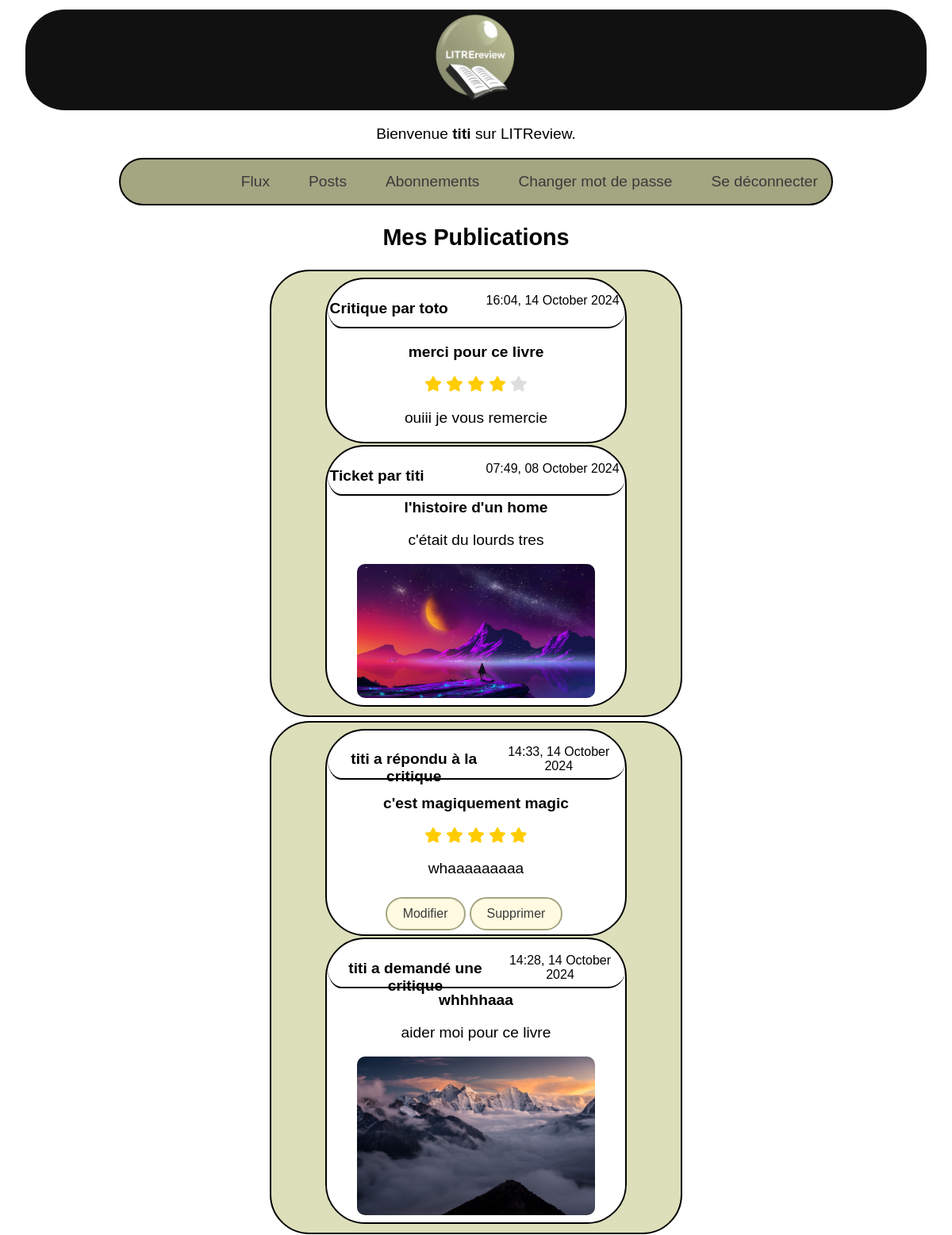
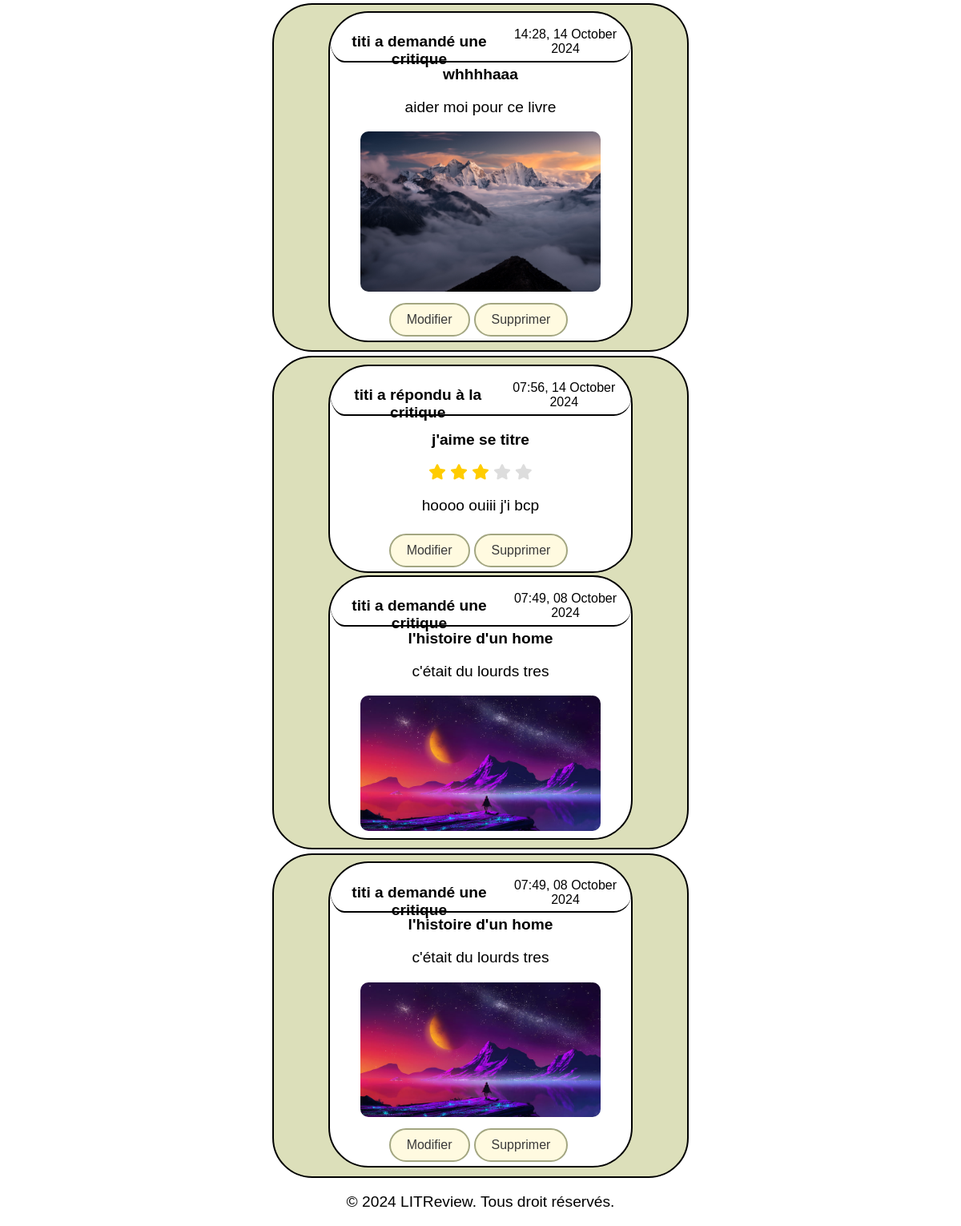
Before: /my-posts/ (signed in) with the older database file (2 pictures, top to bottom).
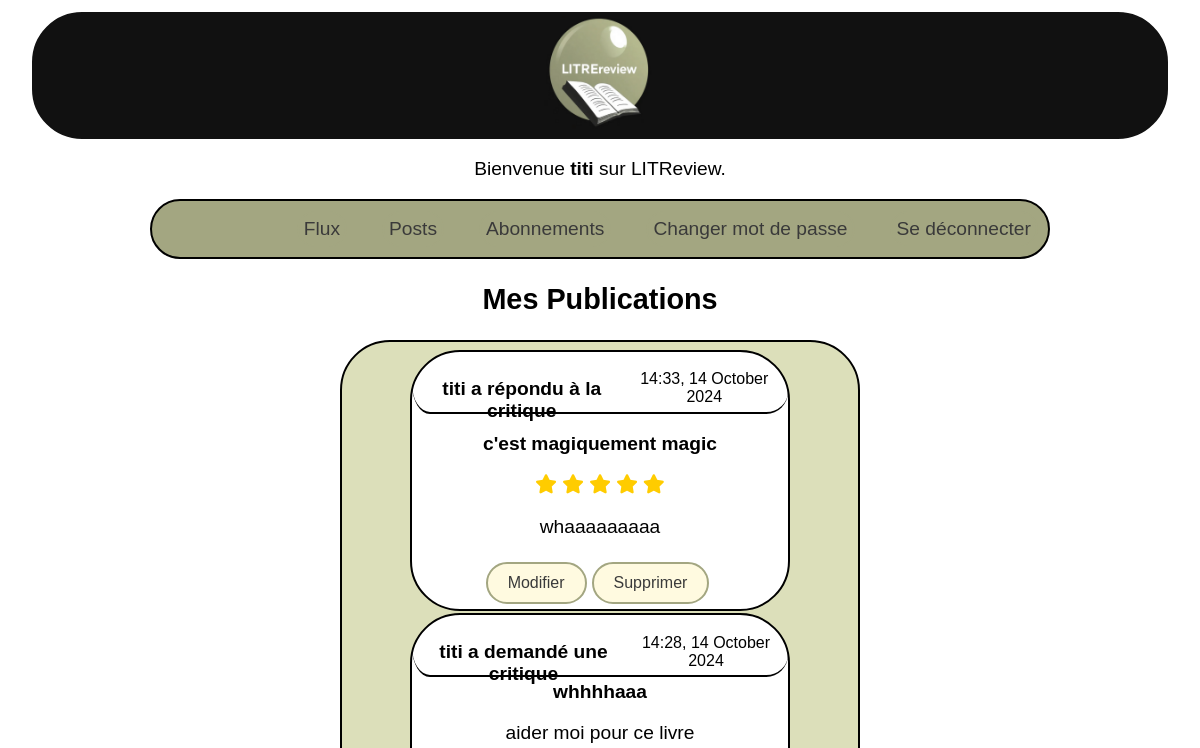
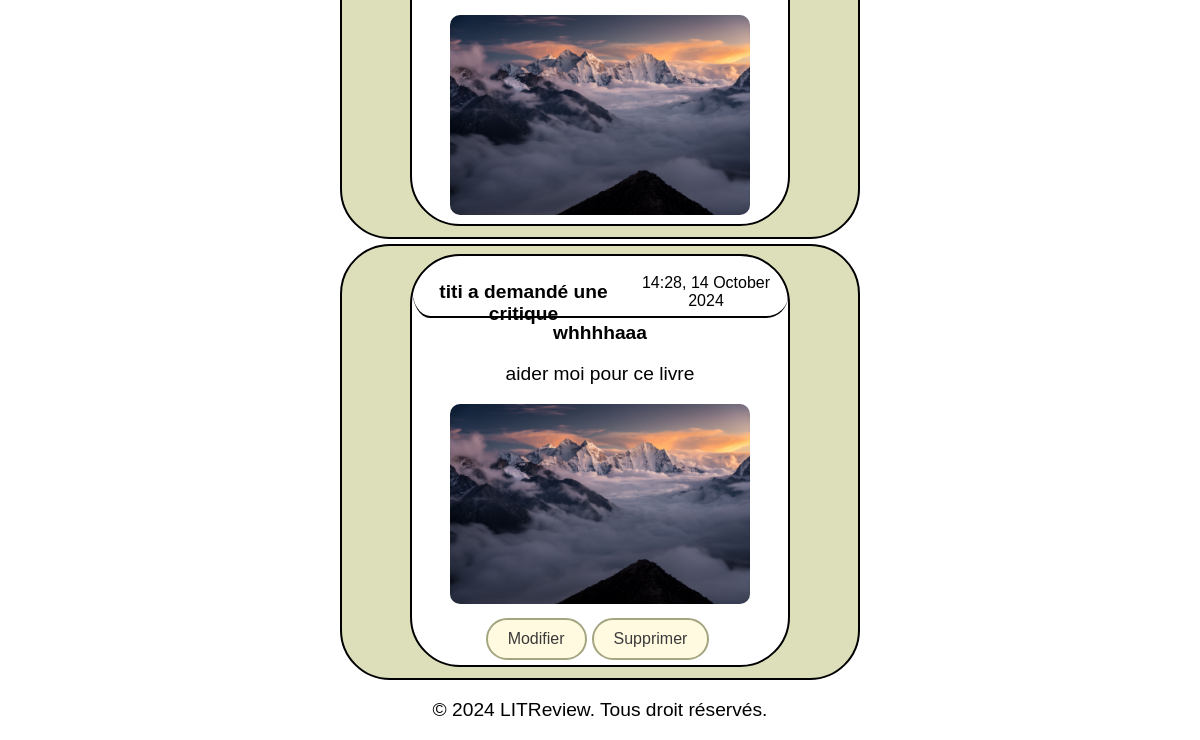
After: the same page with the newer database file (2 pictures, top to bottom).
### LitReview/models.py (models this page shows, shortened)
class Review(models.Model):
    ticket = models.ForeignKey(Ticket, on_delete=models.CASCADE)
    rating = models.PositiveSmallIntegerField(
        validators=[MinValueValidator(0), MaxValueValidator(5)]
    )
    user = models.ForeignKey(
        settings.AUTH_USER_MODEL,
        on_delete=models.CASCADE)
    headline = models.CharField(max_length=128)
    body = models.TextField(max_length=8192, blank=True)
    time_created = models.DateTimeField(auto_now_add=True)

class Ticket(models.Model):
    title = models.CharField(max_length=128)
    description = models.TextField(max_length=2048, blank=True)
    image = models.ImageField(blank=True, null=True)
    user = models.ForeignKey(
        settings.AUTH_USER_MODEL,
        on_delete=models.CASCADE)
    time_created = models.DateTimeField(auto_now_add=True)

### authentication/models.py (models this page shows, shortened)
class User(AbstractBaseUser):
    username = models.CharField(max_length=100, unique=True)
    USERNAME_FIELD = "username"
    REQUIRED_FIELDS = []
    objects = UserManager()

### LitReview/views.py (the view)
# urls.py: path("my-posts/", LitReview.views.my_posts, name="my_posts"),
@login_required
def my_posts(request):
    user = request.user
    blocked_users = BlockUser.objects.filter(user=user).values_list(
        "blocked_user", flat=True
    )
    user_tickets = (
        Ticket.objects.filter(user=user)
        .exclude(user__in=blocked_users)
        .prefetch_related(
            Prefetch(
                'review_set',
                queryset=Review.objects.exclude(user__in=blocked_users),
                to_attr='reviews'
            )
        )
        .order_by('-time_created')
    )
    user_reviews = (
        Review.objects.filter(user=user)
        .exclude(user__in=blocked_users)
        .select_related('ticket')
        .order_by('-time_created')
    )
    reviews_on_user_tickets = (
        Review.objects.filter(ticket__user=user)
        .exclude(user__in=blocked_users)
        .exclude(user=user)  # Exclut les propres critiques de l'utilisateur
        .select_related('ticket', 'user')
        .order_by('-time_created')
    )
    combined_posts = []
    for ticket in user_tickets:
        combined_posts.append({
            'is_ticket': True,
            'ticket': ticket,
            'reviews': ticket.reviews,
            'time_created': ticket.time_created,
        })
    for review in user_reviews:
        combined_posts.append({
            'is_user_review': True,
            'review': review,
            'time_created': review.time_created,
        })
    for review in reviews_on_user_tickets:
        combined_posts.append({
            'is_review_on_user_ticket': True,
            'review': review,
            'time_created': review.time_created,
        })
    combined_posts.sort(key=lambda x: x['time_created'], reverse=True)
    return render(request, 'LitReview/my_posts.html', {
        'combined_posts': combined_posts,
    })

### LitReview/templates/LitReview/my_posts.html (shortened to what the changed rows need)
{% extends 'base.html' %}
{% block content %}
    <h2>Mes Publications</h2>
    {% for item in combined_posts %}
        {% if item.is_ticket %}
            <div class="ticket_and_review">
                <div class="ticket_review">
                    <div class="date_time">
                        <h4>{{ item.ticket.user.username }} a demandé une critique</h4>
                        <p class="time">{{ item.time_created|date:"H:i, d F Y" }}</p>
                    </div>
                    <div class="ask_review">
                        <strong>{{ item.ticket.title }}</strong>
                        <p>{{ item.ticket.description }}</p>
                        {% if item.ticket.image %}
                            <img src="{{ item.ticket.image.url }}" alt="Image du ticket: {{ item.ticket.title }}" style="max-height: 400px; width: auto; max-width: 300px;">
                        {% endif %}
                    </div>
                    <div class="actions">
                        <form action="{% url 'edit_ticket' item.ticket.id %}" method="GET">
                            <button type="submit" class="button_edit">Modifier</button>
                        </form>
                        <form action="{% url 'delete_ticket' item.ticket.id %}" method="POST">
                            <button type="submit" class="button_delete">Supprimer</button>
                        </form>
                    </div>
                </div>
            </div>
        {% elif item.is_user_review %}
            <div class="ticket_and_review">
                <div class="ticket_review">
                    <div class="date_time">
                        <h4>{{ item.review.user.username }} a répondu à la critique</h4>
                        <p class="time">{{ item.time_created|date:"H:i, d F Y" }}</p>
                    </div>
                    <div class="answer_review">
                        <p><strong>{{ item.review.headline }}</strong></p>
                        <div class="star-rating">
                            {% for i in "12345" %}
                                {% if forloop.counter <= item.review.rating %}
                                    <i class="fas fa-star checked" aria-label="Étoile pleine"></i>
                                {% else %}
                                    <i class="fas fa-star" aria-label="Étoile vide"></i>
                                {% endif %}
                            {% endfor %}
                        </div>
                        <p>{{ item.review.body }}</p>
                    </div>
                    <div class="actions">
                        <form action="{% url 'edit_review' item.review.id %}" method="GET">
                            <button type="submit" class="button_edit">Modifier</button>
                        </form>
                        <form action="{% url 'delete_review' item.review.id %}" method="POST">
                            <button type="submit" class="button_delete">Supprimer</button>
                        </form>
                    </div>
                </div>
                <div class="ticket_review">
                    <div class="date_time">
                        <h4>{{ item.review.ticket.user.username }} a demandé une critique</h4>
                        <p class="time">{{ item.review.ticket.time_created|date:"H:i, d F Y" }}</p>
                    </div>
                    <div class="ask_review">
                        <strong>{{ item.review.ticket.title }}</strong>
                        <p>{{ item.review.ticket.description }}</p>
                        {% if item.review.ticket.image %}
                            <img src="{{ item.review.ticket.image.url }}" alt="Image du ticket: {{ item.review.ticket.title }}" style="max-height: 400px; width: auto; max-width: 300px;">
                        {% endif %}
                    </div>
                </div>
            </div>
        {% elif item.is_review_on_user_ticket %}
            <div class="ticket_and_review">
                <div class="ticket_review">
                    <div class="date_time">
                        <h4>Critique par {{ item.review.user.username }}</h4>
                        <p class="time">{{ item.time_created|date:"H:i, d F Y" }}</p>
                    </div>
                    <div class="answer_review">
                        <p><strong>{{ item.review.headline }}</strong></p>
                        <div class="star-rating">
                            {% for i in "12345" %}
                                {% if forloop.counter <= item.review.rating %}
                                    <i class="fas fa-star checked" aria-label="Étoile pleine"></i>
                                {% else %}
                                    <i class="fas fa-star" aria-label="Étoile vide"></i>
                                {% endif %}
                            {% endfor %}
                        </div>
                        <p>{{ item.review.body }}</p>
                    </div>
                </div>
                <div class="ticket_review">
                    <div class="date_time">
                        <h4>Ticket par {{ item.review.ticket.user.username }}</h4>
                        <p class="time">{{ item.review.ticket.time_created|date:"H:i, d F Y" }}</p>
                    </div>
                    <div class="ask_review">
                        <strong>{{ item.review.ticket.title }}</strong>
                        <p>{{ item.review.ticket.description }}</p>
                        {% if item.review.ticket.image %}
                            <img src="{{ item.review.ticket.image.url }}" alt="Image du ticket: {{ item.review.ticket.title }}" style="max-height: 400px; width: auto; max-width: 300px;">
                        {% endif %}
                    </div>
                </div>
            </div>
        {% endif %}
    {% empty %}
        <div class="ticket_and_review">
            <div class="ticket_review">
                <p>Vous n'avez pas encore de publications.</p>
            </div>
        </div>
    {% endfor %}
{% endblock %}

Changed rows visible on the page:
removed Review: review.user.username "toto", time_created "16:04, 14 October 2024", review.headline "merci pour ce livre", rating 4 (drawn), review.body "ouiii je vous remercie", review.ticket.user.username "titi", review.ticket.time_created "07:49, 08 October 2024", review.ticket "l'histoire d'un home", review.ticket.description "c'était du lourds tres", review.ticket.image (picture)
removed Review: review.user.username "titi", time_created "07:56, 14 October 2024", review.headline "j'aime se titre", rating 3 (drawn), review.body "hoooo ouiii j'i bcp", review.ticket.user.username "titi", review.ticket.time_created "07:49, 08 October 2024", review.ticket "l'histoire d'un home", review.ticket.description "c'était du lourds tres", review.ticket.image (picture)
removed Ticket: ticket.user.username "titi", time_created "07:49, 08 October 2024", ticket "l'histoire d'un home", ticket.description "c'était du lourds tres", ticket.image (picture)
